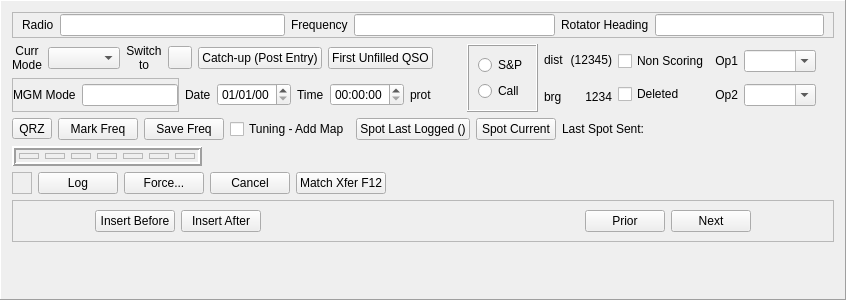
<?xml version="1.0" encoding="UTF-8"?>
<ui version="4.0">
 <class>QSOLogFrame</class>
 <widget class="QFrame" name="QSOLogFrame">
  <property name="geometry">
   <rect>
    <x>0</x>
    <y>0</y>
    <width>846</width>
    <height>300</height>
   </rect>
  </property>
  <property name="minimumSize">
   <size>
    <width>0</width>
    <height>0</height>
   </size>
  </property>
  <property name="windowTitle">
   <string/>
  </property>
  <property name="frameShape">
   <enum>QFrame::Panel</enum>
  </property>
  <property name="frameShadow">
   <enum>QFrame::Raised</enum>
  </property>
  <property name="midLineWidth">
   <number>1</number>
  </property>
  <layout class="QVBoxLayout" name="verticalLayout_6">
   <item>
    <widget class="QFrame" name="radioDetailsFrame">
     <property name="frameShape">
      <enum>QFrame::StyledPanel</enum>
     </property>
     <property name="frameShadow">
      <enum>QFrame::Raised</enum>
     </property>
     <layout class="QHBoxLayout" name="horizontalLayout_13">
      <property name="topMargin">
       <number>1</number>
      </property>
      <property name="bottomMargin">
       <number>1</number>
      </property>
      <item>
       <layout class="QHBoxLayout" name="horizontalLayout_10">
        <item>
         <widget class="QLabel" name="label_5">
          <property name="text">
           <string>Radio</string>
          </property>
         </widget>
        </item>
        <item>
         <widget class="QLineEdit" name="radioEdit">
          <property name="focusPolicy">
           <enum>Qt::ClickFocus</enum>
          </property>
          <property name="clearButtonEnabled">
           <bool>true</bool>
          </property>
         </widget>
        </item>
       </layout>
      </item>
      <item>
       <layout class="QHBoxLayout" name="horizontalLayout_11">
        <item>
         <widget class="QLabel" name="freqLabel">
          <property name="text">
           <string>Frequency</string>
          </property>
         </widget>
        </item>
        <item>
         <widget class="QLineEdit" name="frequencyEdit">
          <property name="focusPolicy">
           <enum>Qt::ClickFocus</enum>
          </property>
          <property name="clearButtonEnabled">
           <bool>true</bool>
          </property>
         </widget>
        </item>
       </layout>
      </item>
      <item>
       <layout class="QHBoxLayout" name="horizontalLayout_12">
        <item>
         <widget class="QLabel" name="label_7">
          <property name="text">
           <string>Rotator Heading</string>
          </property>
         </widget>
        </item>
        <item>
         <widget class="QLineEdit" name="rotatorHeadingEdit">
          <property name="focusPolicy">
           <enum>Qt::ClickFocus</enum>
          </property>
          <property name="clearButtonEnabled">
           <bool>true</bool>
          </property>
         </widget>
        </item>
       </layout>
      </item>
     </layout>
    </widget>
   </item>
   <item>
    <layout class="QHBoxLayout" name="horizontalLayout_3">
     <item>
      <layout class="QVBoxLayout" name="verticalLayout_2">
       <item>
        <layout class="QHBoxLayout" name="horizontalLayout_6">
         <item>
          <layout class="QHBoxLayout" name="horizontalLayout_2">
           <item>
            <widget class="QLabel" name="label_8">
             <property name="text">
              <string>Curr
Mode</string>
             </property>
             <property name="alignment">
              <set>Qt::AlignCenter</set>
             </property>
            </widget>
           </item>
           <item>
            <widget class="QComboBox" name="ModeComboBoxGJV">
             <property name="focusPolicy">
              <enum>Qt::NoFocus</enum>
             </property>
            </widget>
           </item>
           <item>
            <widget class="QLabel" name="switchToLabel">
             <property name="text">
              <string>Switch
to</string>
             </property>
             <property name="alignment">
              <set>Qt::AlignCenter</set>
             </property>
            </widget>
           </item>
           <item>
            <widget class="QToolButton" name="ModeButton">
             <property name="focusPolicy">
              <enum>Qt::NoFocus</enum>
             </property>
             <property name="text">
              <string/>
             </property>
             <property name="autoRaise">
              <bool>false</bool>
             </property>
            </widget>
           </item>
          </layout>
         </item>
         <item>
          <widget class="QPushButton" name="CatchupButton">
           <property name="focusPolicy">
            <enum>Qt::NoFocus</enum>
           </property>
           <property name="text">
            <string>Catch-up (Post Entry)</string>
           </property>
          </widget>
         </item>
         <item>
          <widget class="QPushButton" name="FirstUnfilledButton">
           <property name="focusPolicy">
            <enum>Qt::NoFocus</enum>
           </property>
           <property name="text">
            <string>First Unfilled QSO</string>
           </property>
          </widget>
         </item>
         <item>
          <spacer name="horizontalSpacer">
           <property name="orientation">
            <enum>Qt::Horizontal</enum>
           </property>
           <property name="sizeHint" stdset="0">
            <size>
             <width>40</width>
             <height>20</height>
            </size>
           </property>
          </spacer>
         </item>
        </layout>
       </item>
       <item>
        <layout class="QHBoxLayout" name="horizontalLayout_15">
         <item>
          <widget class="QFrame" name="MGMSubModeFrame">
           <property name="minimumSize">
            <size>
             <width>0</width>
             <height>0</height>
            </size>
           </property>
           <property name="frameShape">
            <enum>QFrame::StyledPanel</enum>
           </property>
           <property name="frameShadow">
            <enum>QFrame::Raised</enum>
           </property>
           <layout class="QHBoxLayout" name="horizontalLayout_14">
            <property name="leftMargin">
             <number>0</number>
            </property>
            <property name="topMargin">
             <number>0</number>
            </property>
            <property name="rightMargin">
             <number>0</number>
            </property>
            <property name="bottomMargin">
             <number>0</number>
            </property>
            <item>
             <widget class="QLabel" name="label_6">
              <property name="text">
               <string>MGM Mode</string>
              </property>
             </widget>
            </item>
            <item>
             <widget class="QLineEdit" name="MGMSubModeEdit">
              <property name="focusPolicy">
               <enum>Qt::ClickFocus</enum>
              </property>
             </widget>
            </item>
           </layout>
          </widget>
         </item>
         <item>
          <widget class="QLabel" name="label">
           <property name="text">
            <string>Date</string>
           </property>
          </widget>
         </item>
         <item>
          <widget class="QDateEdit" name="dateEdit">
           <property name="focusPolicy">
            <enum>Qt::ClickFocus</enum>
           </property>
           <property name="currentSection">
            <enum>QDateTimeEdit::DaySection</enum>
           </property>
           <property name="displayFormat">
            <string>dd/MM/yy</string>
           </property>
          </widget>
         </item>
         <item>
          <widget class="QLabel" name="label_2">
           <property name="text">
            <string>Time</string>
           </property>
          </widget>
         </item>
         <item>
          <widget class="QTimeEdit" name="timeEdit">
           <property name="focusPolicy">
            <enum>Qt::ClickFocus</enum>
           </property>
           <property name="buttonSymbols">
            <enum>QAbstractSpinBox::UpDownArrows</enum>
           </property>
           <property name="currentSection">
            <enum>QDateTimeEdit::MinuteSection</enum>
           </property>
          </widget>
         </item>
         <item>
          <widget class="QLabel" name="protectionLabel">
           <property name="text">
            <string>prot</string>
           </property>
          </widget>
         </item>
         <item>
          <spacer name="horizontalSpacer_2">
           <property name="orientation">
            <enum>Qt::Horizontal</enum>
           </property>
           <property name="sizeHint" stdset="0">
            <size>
             <width>40</width>
             <height>20</height>
            </size>
           </property>
          </spacer>
         </item>
        </layout>
       </item>
      </layout>
     </item>
     <item>
      <widget class="QFrame" name="tabSandPframe">
       <property name="minimumSize">
        <size>
         <width>0</width>
         <height>0</height>
        </size>
       </property>
       <property name="focusPolicy">
        <enum>Qt::NoFocus</enum>
       </property>
       <property name="frameShape">
        <enum>QFrame::Box</enum>
       </property>
       <property name="frameShadow">
        <enum>QFrame::Raised</enum>
       </property>
       <layout class="QVBoxLayout" name="verticalLayout_3">
        <item>
         <widget class="QRadioButton" name="SandPrb">
          <property name="focusPolicy">
           <enum>Qt::NoFocus</enum>
          </property>
          <property name="text">
           <string>S&amp;&amp;P</string>
          </property>
          <attribute name="buttonGroup">
           <string notr="true">SandPbuttonGroup</string>
          </attribute>
         </widget>
        </item>
        <item>
         <widget class="QRadioButton" name="callRb">
          <property name="focusPolicy">
           <enum>Qt::NoFocus</enum>
          </property>
          <property name="text">
           <string>Call</string>
          </property>
          <attribute name="buttonGroup">
           <string notr="true">SandPbuttonGroup</string>
          </attribute>
         </widget>
        </item>
       </layout>
      </widget>
     </item>
     <item>
      <layout class="QVBoxLayout" name="verticalLayout_5">
       <item>
        <layout class="QHBoxLayout" name="horizontalLayout">
         <item>
          <widget class="QLabel" name="label_4">
           <property name="text">
            <string>dist</string>
           </property>
          </widget>
         </item>
         <item>
          <widget class="QLabel" name="DistSt">
           <property name="text">
            <string>(12345)</string>
           </property>
           <property name="alignment">
            <set>Qt::AlignRight|Qt::AlignTrailing|Qt::AlignVCenter</set>
           </property>
           <property name="margin">
            <number>0</number>
           </property>
          </widget>
         </item>
        </layout>
       </item>
       <item>
        <layout class="QHBoxLayout" name="horizontalLayout_19">
         <item>
          <widget class="QLabel" name="label_3">
           <property name="text">
            <string>brg</string>
           </property>
          </widget>
         </item>
         <item>
          <widget class="QLabel" name="BrgSt">
           <property name="text">
            <string>1234</string>
           </property>
           <property name="alignment">
            <set>Qt::AlignRight|Qt::AlignTrailing|Qt::AlignVCenter</set>
           </property>
           <property name="margin">
            <number>0</number>
           </property>
          </widget>
         </item>
        </layout>
       </item>
      </layout>
     </item>
     <item>
      <layout class="QVBoxLayout" name="verticalLayout_4">
       <item>
        <widget class="QCheckBox" name="NonScoreCheckBox">
         <property name="focusPolicy">
          <enum>Qt::NoFocus</enum>
         </property>
         <property name="text">
          <string>Non Scoring</string>
         </property>
        </widget>
       </item>
       <item>
        <widget class="QCheckBox" name="DeletedCheckBox">
         <property name="focusPolicy">
          <enum>Qt::NoFocus</enum>
         </property>
         <property name="text">
          <string>Deleted</string>
         </property>
        </widget>
       </item>
      </layout>
     </item>
     <item>
      <layout class="QVBoxLayout" name="verticalLayout">
       <item>
        <layout class="QHBoxLayout" name="horizontalLayout_17">
         <item>
          <widget class="QLabel" name="OperatorLabel">
           <property name="text">
            <string>Op1</string>
           </property>
           <property name="alignment">
            <set>Qt::AlignRight|Qt::AlignTrailing|Qt::AlignVCenter</set>
           </property>
          </widget>
         </item>
         <item>
          <widget class="QComboBox" name="MainOpComboBox">
           <property name="focusPolicy">
            <enum>Qt::ClickFocus</enum>
           </property>
           <property name="editable">
            <bool>true</bool>
           </property>
          </widget>
         </item>
        </layout>
       </item>
       <item>
        <layout class="QHBoxLayout" name="horizontalLayout_20">
         <item>
          <widget class="QLabel" name="SecondOpLabel">
           <property name="text">
            <string>Op2</string>
           </property>
           <property name="alignment">
            <set>Qt::AlignRight|Qt::AlignTrailing|Qt::AlignVCenter</set>
           </property>
          </widget>
         </item>
         <item>
          <widget class="QComboBox" name="SecondOpComboBox">
           <property name="focusPolicy">
            <enum>Qt::ClickFocus</enum>
           </property>
           <property name="editable">
            <bool>true</bool>
           </property>
          </widget>
         </item>
        </layout>
       </item>
      </layout>
     </item>
     <item>
      <spacer name="horizontalSpacer_6">
       <property name="orientation">
        <enum>Qt::Horizontal</enum>
       </property>
       <property name="sizeHint" stdset="0">
        <size>
         <width>40</width>
         <height>20</height>
        </size>
       </property>
      </spacer>
     </item>
    </layout>
   </item>
   <item>
    <layout class="QHBoxLayout" name="horizontalLayout_16">
     <item>
      <layout class="QHBoxLayout" name="horizontalLayout_5">
       <item>
        <widget class="QToolButton" name="qrzToolButton">
         <property name="text">
          <string>QRZ</string>
         </property>
        </widget>
       </item>
       <item>
        <widget class="QPushButton" name="bandmapMarkFreqPb">
         <property name="focusPolicy">
          <enum>Qt::NoFocus</enum>
         </property>
         <property name="text">
          <string>Mark Freq</string>
         </property>
        </widget>
       </item>
       <item>
        <widget class="QPushButton" name="bandmapSaveFreqPb">
         <property name="focusPolicy">
          <enum>Qt::NoFocus</enum>
         </property>
         <property name="text">
          <string>Save Freq</string>
         </property>
        </widget>
       </item>
       <item>
        <widget class="QCheckBox" name="tuningAddMapChkBox">
         <property name="focusPolicy">
          <enum>Qt::NoFocus</enum>
         </property>
         <property name="text">
          <string>Tuning - Add Map</string>
         </property>
        </widget>
       </item>
      </layout>
     </item>
     <item>
      <layout class="QHBoxLayout" name="horizontalLayout_4">
       <item>
        <widget class="QPushButton" name="spotLastLoggedPb">
         <property name="focusPolicy">
          <enum>Qt::NoFocus</enum>
         </property>
         <property name="text">
          <string>Spot Last Logged ()</string>
         </property>
        </widget>
       </item>
       <item>
        <widget class="QPushButton" name="spotPb">
         <property name="focusPolicy">
          <enum>Qt::NoFocus</enum>
         </property>
         <property name="text">
          <string>Spot Current</string>
         </property>
        </widget>
       </item>
       <item>
        <widget class="QLabel" name="lastSpotSentTitleLbl">
         <property name="text">
          <string>Last Spot Sent: </string>
         </property>
        </widget>
       </item>
       <item>
        <widget class="QLabel" name="lastSpotSentLbl">
         <property name="text">
          <string/>
         </property>
        </widget>
       </item>
       <item>
        <spacer name="horizontalSpacer_5">
         <property name="orientation">
          <enum>Qt::Horizontal</enum>
         </property>
         <property name="sizeHint" stdset="0">
          <size>
           <width>40</width>
           <height>20</height>
          </size>
         </property>
        </spacer>
       </item>
      </layout>
     </item>
    </layout>
   </item>
   <item>
    <layout class="QHBoxLayout" name="horizontalLayout_18">
     <item>
      <widget class="QFrame" name="qsoFrame">
       <property name="frameShape">
        <enum>QFrame::Box</enum>
       </property>
       <property name="frameShadow">
        <enum>QFrame::Raised</enum>
       </property>
       <property name="lineWidth">
        <number>2</number>
       </property>
       <layout class="QHBoxLayout" name="horizontalLayout_7">
        <property name="leftMargin">
         <number>3</number>
        </property>
        <property name="topMargin">
         <number>3</number>
        </property>
        <property name="rightMargin">
         <number>3</number>
        </property>
        <property name="bottomMargin">
         <number>3</number>
        </property>
        <item>
         <widget class="QSOTextEditFrame" name="CallsignFrame">
          <property name="minimumSize">
           <size>
            <width>20</width>
            <height>0</height>
           </size>
          </property>
          <property name="frameShape">
           <enum>QFrame::StyledPanel</enum>
          </property>
         </widget>
        </item>
        <item>
         <widget class="QSOTextEditFrame" name="RSTTxFrame">
          <property name="minimumSize">
           <size>
            <width>20</width>
            <height>0</height>
           </size>
          </property>
          <property name="frameShape">
           <enum>QFrame::StyledPanel</enum>
          </property>
         </widget>
        </item>
        <item>
         <widget class="QSOTextEditFrame" name="SerTxFrame">
          <property name="minimumSize">
           <size>
            <width>20</width>
            <height>0</height>
           </size>
          </property>
          <property name="frameShape">
           <enum>QFrame::StyledPanel</enum>
          </property>
         </widget>
        </item>
        <item>
         <widget class="QSOTextEditFrame" name="RSTRxFrame">
          <property name="minimumSize">
           <size>
            <width>20</width>
            <height>0</height>
           </size>
          </property>
          <property name="frameShape">
           <enum>QFrame::StyledPanel</enum>
          </property>
         </widget>
        </item>
        <item>
         <widget class="QSOTextEditFrame" name="SerRxFrame">
          <property name="minimumSize">
           <size>
            <width>20</width>
            <height>0</height>
           </size>
          </property>
          <property name="frameShape">
           <enum>QFrame::StyledPanel</enum>
          </property>
         </widget>
        </item>
        <item>
         <widget class="QSOTextEditFrame" name="LocFrame">
          <property name="minimumSize">
           <size>
            <width>20</width>
            <height>0</height>
           </size>
          </property>
          <property name="frameShape">
           <enum>QFrame::StyledPanel</enum>
          </property>
         </widget>
        </item>
        <item>
         <widget class="QSOTextEditFrame" name="QTHFrame">
          <property name="minimumSize">
           <size>
            <width>20</width>
            <height>0</height>
           </size>
          </property>
          <property name="frameShape">
           <enum>QFrame::StyledPanel</enum>
          </property>
         </widget>
        </item>
       </layout>
      </widget>
     </item>
     <item>
      <spacer name="horizontalSpacer_4">
       <property name="orientation">
        <enum>Qt::Horizontal</enum>
       </property>
       <property name="sizeHint" stdset="0">
        <size>
         <width>40</width>
         <height>20</height>
        </size>
       </property>
      </spacer>
     </item>
    </layout>
   </item>
   <item>
    <layout class="QHBoxLayout" name="horizontalLayout_9">
     <item>
      <widget class="QSOTextEditFrame" name="commentsFrame">
       <property name="minimumSize">
        <size>
         <width>20</width>
         <height>0</height>
        </size>
       </property>
       <property name="frameShape">
        <enum>QFrame::StyledPanel</enum>
       </property>
       <property name="frameShadow">
        <enum>QFrame::Raised</enum>
       </property>
      </widget>
     </item>
     <item>
      <widget class="QPushButton" name="GJVOKButton">
       <property name="focusPolicy">
        <enum>Qt::NoFocus</enum>
       </property>
       <property name="toolTip">
        <string>Log the QSO, or move to next unfilled field</string>
       </property>
       <property name="text">
        <string>Log</string>
       </property>
      </widget>
     </item>
     <item>
      <widget class="QPushButton" name="GJVForceButton">
       <property name="focusPolicy">
        <enum>Qt::NoFocus</enum>
       </property>
       <property name="toolTip">
        <string>Force logging the QSO, even when incomplete</string>
       </property>
       <property name="text">
        <string>Force...</string>
       </property>
       <property name="autoDefault">
        <bool>false</bool>
       </property>
       <property name="flat">
        <bool>false</bool>
       </property>
      </widget>
     </item>
     <item>
      <widget class="QPushButton" name="GJVCancelButton">
       <property name="focusPolicy">
        <enum>Qt::NoFocus</enum>
       </property>
       <property name="text">
        <string>Cancel</string>
       </property>
      </widget>
     </item>
     <item>
      <widget class="QPushButton" name="MatchXferButton">
       <property name="focusPolicy">
        <enum>Qt::NoFocus</enum>
       </property>
       <property name="toolTip">
        <string>Get fields from current matching QSO</string>
       </property>
       <property name="text">
        <string>Match Xfer F12</string>
       </property>
      </widget>
     </item>
     <item>
      <spacer name="horizontalSpacer_7">
       <property name="orientation">
        <enum>Qt::Horizontal</enum>
       </property>
       <property name="sizeHint" stdset="0">
        <size>
         <width>10</width>
         <height>20</height>
        </size>
       </property>
      </spacer>
     </item>
    </layout>
   </item>
   <item>
    <widget class="QFrame" name="EditFrame">
     <property name="frameShape">
      <enum>QFrame::StyledPanel</enum>
     </property>
     <property name="frameShadow">
      <enum>QFrame::Raised</enum>
     </property>
     <layout class="QHBoxLayout" name="horizontalLayout_8">
      <item>
       <spacer name="horizontalSpacer_3">
        <property name="orientation">
         <enum>Qt::Horizontal</enum>
        </property>
        <property name="sizeHint" stdset="0">
         <size>
          <width>40</width>
          <height>20</height>
         </size>
        </property>
       </spacer>
      </item>
      <item>
       <widget class="QPushButton" name="InsertBeforeButton">
        <property name="focusPolicy">
         <enum>Qt::NoFocus</enum>
        </property>
        <property name="text">
         <string>Insert Before</string>
        </property>
       </widget>
      </item>
      <item>
       <widget class="QPushButton" name="InsertAfterButton">
        <property name="focusPolicy">
         <enum>Qt::NoFocus</enum>
        </property>
        <property name="text">
         <string>Insert After</string>
        </property>
       </widget>
      </item>
      <item>
       <spacer name="horizontalSpacer_10">
        <property name="orientation">
         <enum>Qt::Horizontal</enum>
        </property>
        <property name="sizeHint" stdset="0">
         <size>
          <width>318</width>
          <height>20</height>
         </size>
        </property>
       </spacer>
      </item>
      <item>
       <widget class="QPushButton" name="PriorButton">
        <property name="focusPolicy">
         <enum>Qt::NoFocus</enum>
        </property>
        <property name="text">
         <string>Prior</string>
        </property>
       </widget>
      </item>
      <item>
       <widget class="QPushButton" name="NextButton">
        <property name="focusPolicy">
         <enum>Qt::NoFocus</enum>
        </property>
        <property name="text">
         <string>Next</string>
        </property>
       </widget>
      </item>
      <item>
       <spacer name="horizontalSpacer_8">
        <property name="orientation">
         <enum>Qt::Horizontal</enum>
        </property>
        <property name="sizeHint" stdset="0">
         <size>
          <width>40</width>
          <height>20</height>
         </size>
        </property>
       </spacer>
      </item>
     </layout>
    </widget>
   </item>
   <item>
    <spacer name="verticalSpacer">
     <property name="orientation">
      <enum>Qt::Vertical</enum>
     </property>
     <property name="sizeHint" stdset="0">
      <size>
       <width>20</width>
       <height>40</height>
      </size>
     </property>
    </spacer>
   </item>
  </layout>
 </widget>
 <customwidgets>
  <customwidget>
   <class>QSOTextEditFrame</class>
   <extends>QFrame</extends>
   <header>QSOTextEditFrame.h</header>
   <container>1</container>
  </customwidget>
 </customwidgets>
 <resources/>
 <connections/>
 <buttongroups>
  <buttongroup name="SandPbuttonGroup"/>
 </buttongroups>
</ui>
